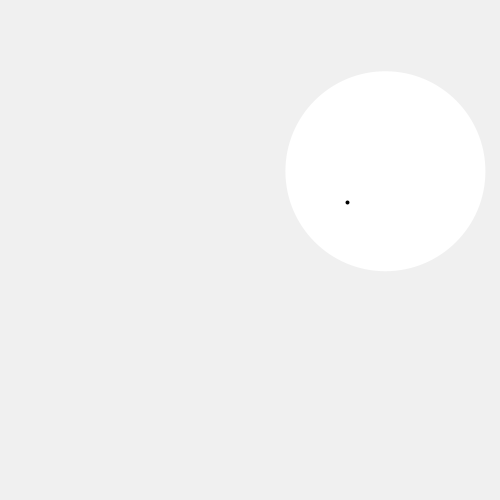
Frame 1 (no input)
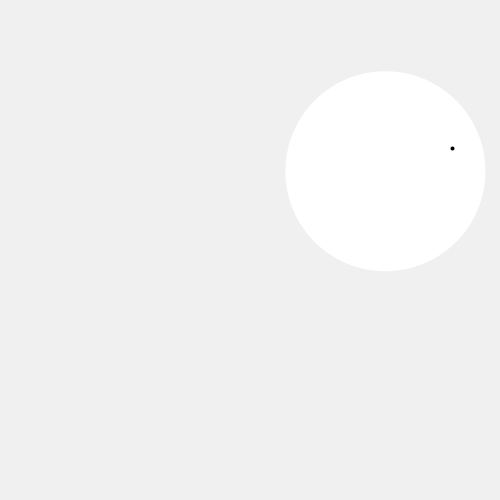
Frame 60 (the mouse pressed at the canvas centre just before this capture)
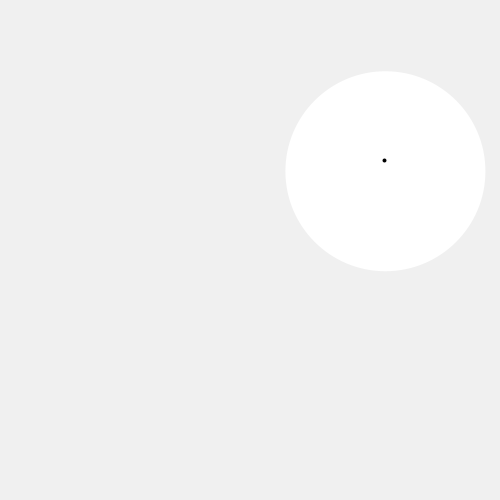
Frame 120 (the mouse held since frame 60 and released just before this capture)

The Processing sketch that drew these frames (run headless with seeded random() and noise(); from frame 60 on, the mouse is pressed at the canvas centre):

// Processing sketch: CircularReflectons2B
// ── CircularReflectons2B.pde
/*

CIRCULAR REFLECTIONS 2

REFERENCES:


@author  Vladimir V. KUCHINOV
@email   helloworld@vkuchinov.co.uk

*/

Point p;

void setup(){
  
     size(500, 500);
  
     float a = random(-PI, PI);
     float r = random(0, 200);
     
     float x = 100 + random(0, width - 200);
     float y = 100 + random(0, height - 200);
     
     p = new Point(x, y, random(-2.5, 2.5), random(-2.5, 2.5), 100);
  
}

void draw(){
  
    background(240);

    p.draw();
  
}

// ── Point.pde
class Point extends PVector{
  
     PVector origin;
     float radius;
     float angle;
     float dx, dy;
     
     Point(float x_, float y_, float dx_, float dy_, float radius_){
       
         radius = radius_;
         origin = new PVector(x_, y_);
         
         x = -40;
         y = 32;
         
         dx = dx_; dy = dy_;

     }
     
     void update(){

         x += dx;
         y += dy;
         
         if (sqrt(x * x + y * y) >= radius - 4) {
           
             float v = sqrt(dx * dx + dy * dy);
             float collisionPointAngle = atan2(-y, x);
             float a0 = atan2(-dy, dx);
             float a1 = 2.0 * collisionPointAngle - a0;
             
             dx = -v * cos(a1);
             dy = v * sin(a1);
           
         }
       
     }
    
     void draw(){
      
         update();

         noStroke();
         ellipse(origin.x, origin.y, radius * 2.0, radius * 2.0);
         
         stroke(0);
         strokeWeight(4);
         point(origin.x + x, origin.y + y);
      
     } 
 
}
